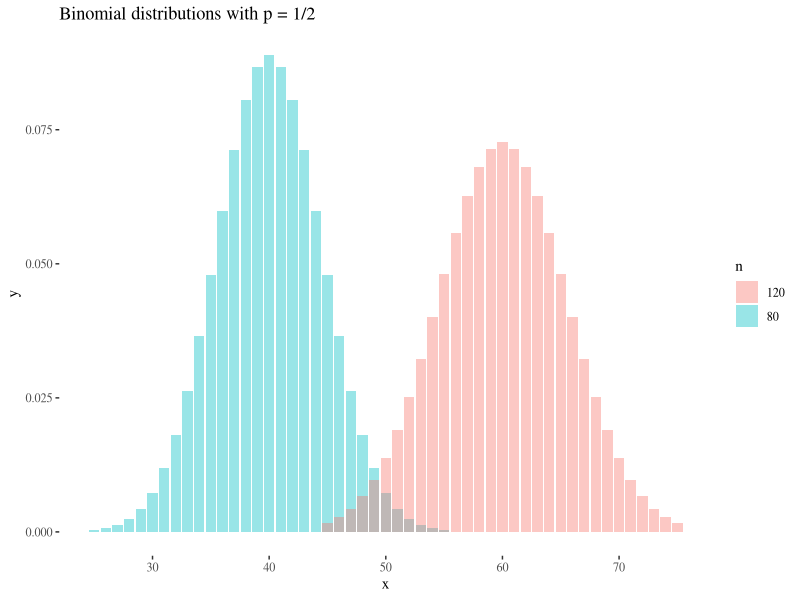
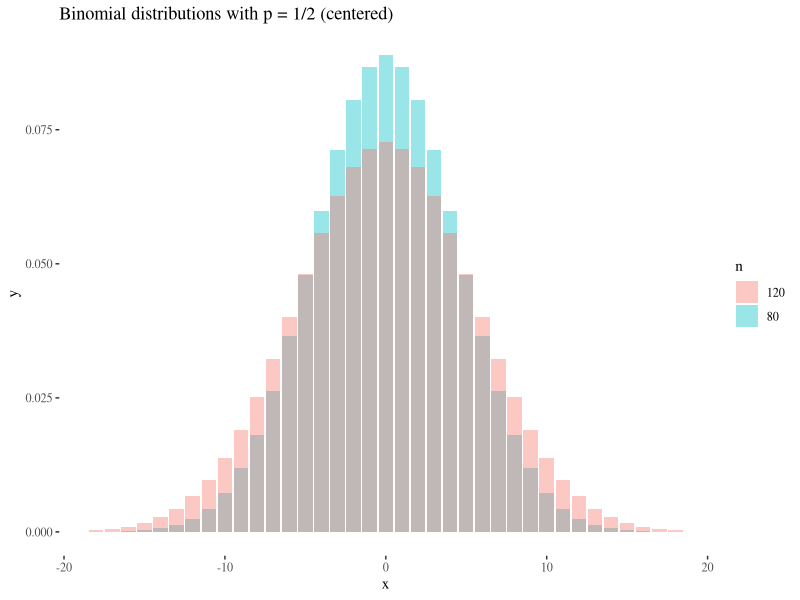
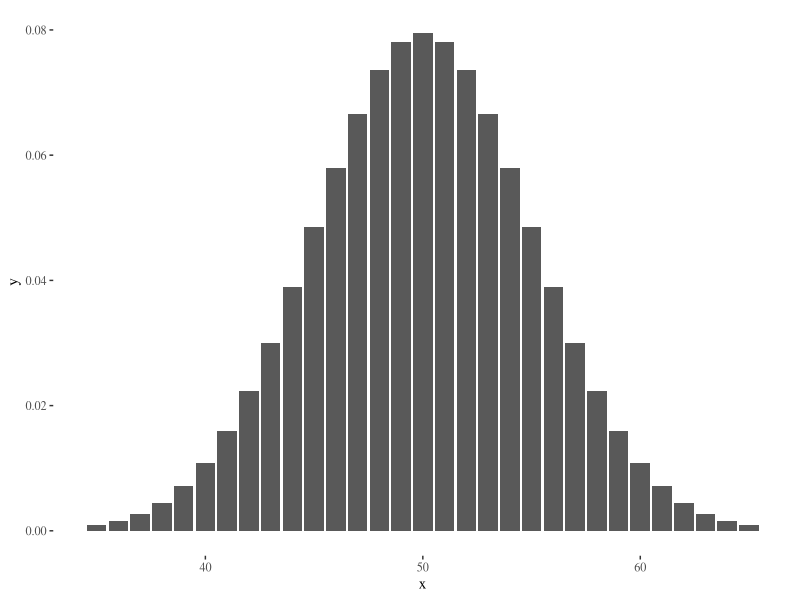
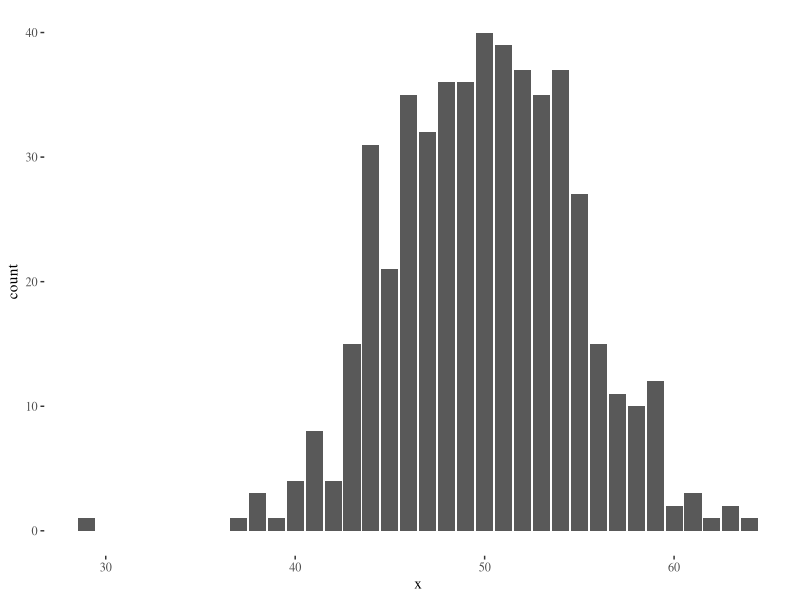
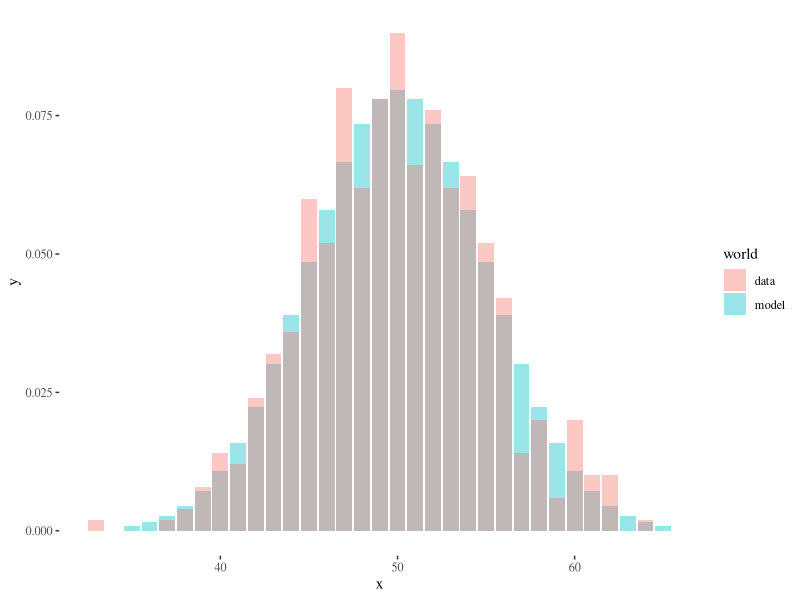
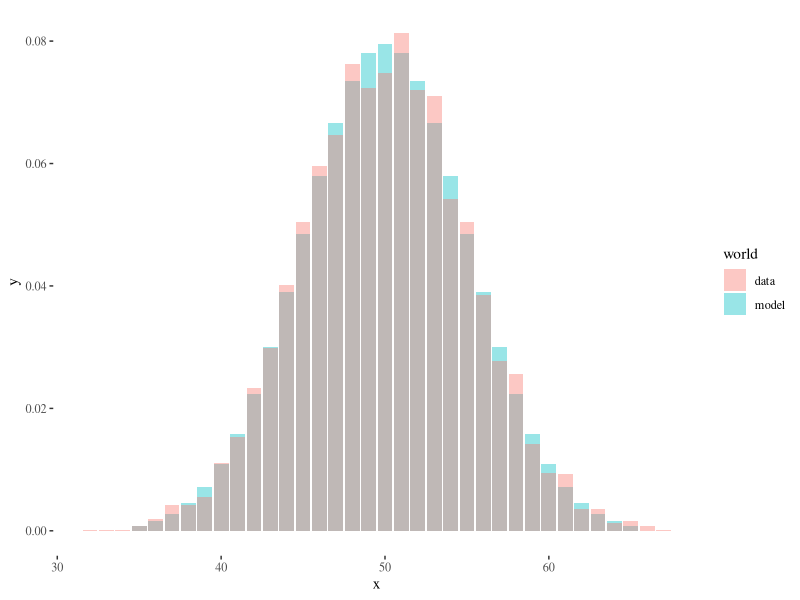
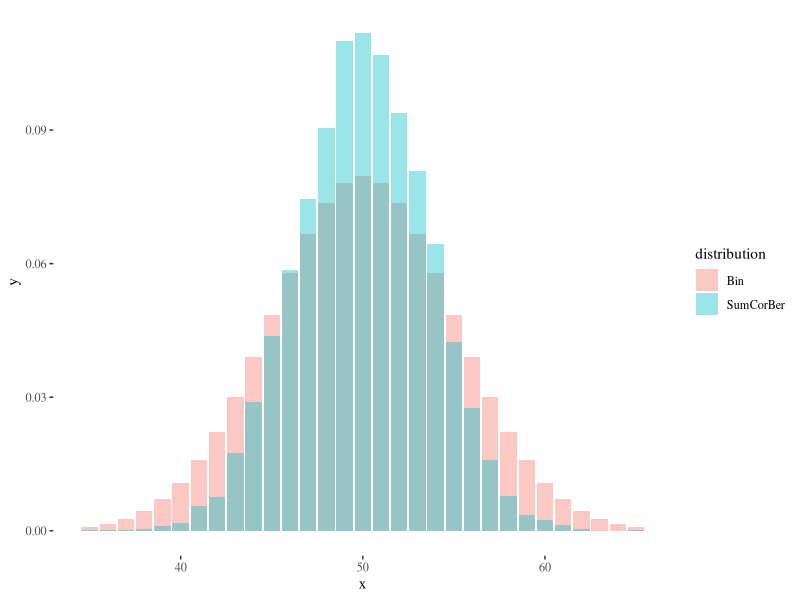
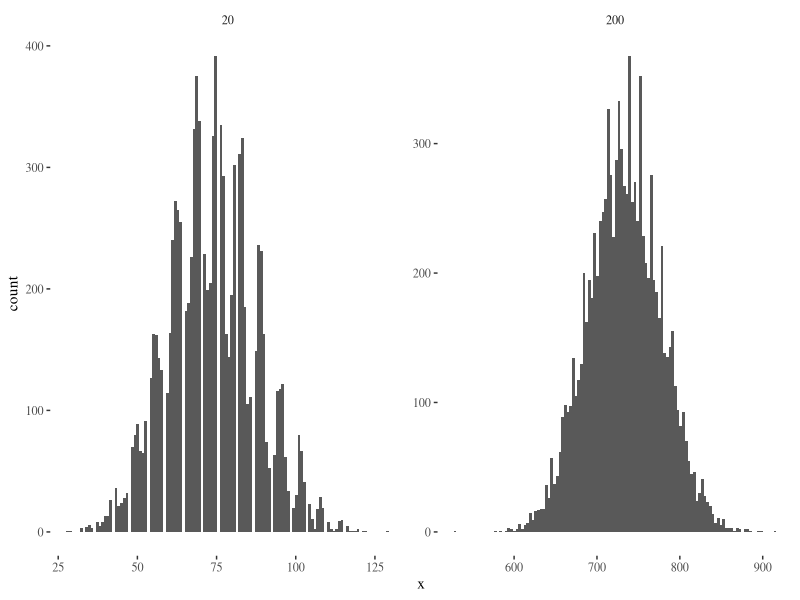

Generate these figures, in order, with R:
## ---- chunk 1
knitr::opts_chunk$set(echo = TRUE)
library(ggplot2)
library(ggthemes)
## ---- chunk 2
df <- data.frame(x = c(25:55, 45:75),
                 y = c(dbinom(25:55, 80, .5), dbinom(45:75, 120, .5)),
                 n = c(rep("80", 31), rep("120", 31)))
ggplot(df, aes(x, y, fill = n)) + 
  geom_bar(stat = "identity", position = "identity", alpha = .4) + 
  theme_tufte() + ggtitle("Binomial distributions with p = 1/2")
## ---- chunk 3
df <- data.frame(x = c(-18:18, -18:18),
                 y = c(dbinom(22:58, 80, .5), dbinom(42:78, 120, .5)),
                 n = c(rep("80", 37), rep("120", 37)))
ggplot(df, aes(x, y, fill = n)) + 
  geom_bar(stat = "identity", position = "identity", alpha = .4) + 
  theme_tufte() + ggtitle("Binomial distributions with p = 1/2 (centered)")
## ---- chunk 4
df <- data.frame(x = 35:65, y = dbinom(35:65, 100, .5))
ggplot(df, aes(x, y)) + geom_bar(stat = "identity") + theme_tufte()
## ---- chunk 5
df <- data.frame(x = rbinom(500, 100, .5))
ggplot(df, aes(x)) + stat_count() + theme_tufte()
## ---- chunk 6
sampledX <- table(rbinom(500, 100, .5))/500
nbins <- length(sampledX)
df <- data.frame(x = c(35:65, as.integer(names(sampledX))),
                 y = c(dbinom(35:65, 100, .5), sampledX),
                 world = c(rep("model", 31), rep("data", nbins)))
ggplot(df, aes(x, y, fill = world)) + 
  geom_bar(stat = "identity", position = "identity", alpha = .4) + theme_tufte()
## ---- chunk 7
sampledX <- table(rbinom(5000, 100, .5))/5000
nbins <- length(sampledX)
df <- data.frame(x = c(35:65, as.integer(names(sampledX))),
                 y = c(dbinom(35:65, 100, .5), sampledX),
                 world = c(rep("model", 31), rep("data", nbins)))
ggplot(df, aes(x, y, fill = world)) + 
  geom_bar(stat = "identity", position = "identity", alpha = .4) + theme_tufte()
## ---- chunk 8
X <- function(n) sum(sample(c(rep(0,n), rep(1,n)), n, replace = FALSE))
sampledX <- table(replicate(10000, X(100)))/10000
nbins <- length(sampledX)
df <- data.frame(x = c(35:65, as.integer(names(sampledX))),
                 y = c(dbinom(35:65, 100, .5), sampledX),
                 distribution = c(rep("Bin", 31), rep("SumCorBer", nbins)))
ggplot(df, aes(x, y, fill = distribution)) + 
  geom_bar(stat = "identity", position = "identity", alpha = .4) + theme_tufte()
## ---- chunk 9
X <- function(n) sum(sample(c(1,2,8), n, replace = TRUE))
df1 <- data.frame(x = c(replicate(10000, X(20)), replicate(10000, X(200))),
                  n = c(rep("20", 10000), rep("200", 10000)))
ggplot(df1, aes(x)) + geom_histogram(bins = 120) + facet_wrap(~n, scales = "free") + theme_tufte()
